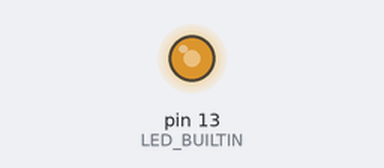
Simulated run of this sketch. Board: Arduino Uno, built with avr-gcc and run on an emulated ATmega328P. Shown: output pins drawn as LEDs (lit = HIGH). What the sketch prints to the serial monitor is not drawn.

Above: at 11.15 s.
Timing chart, 0 to 40.0 s (numbered marks = the images above):
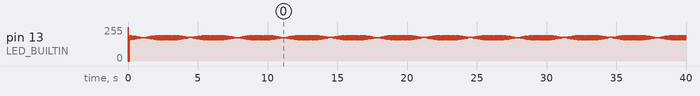

The sketch:

arduino.ino
```cpp
int incomingByte = 0; // for incoming serial data

void setup() {
  Serial.begin(115200); // opens serial port, sets data rate to 9600 bps
  pinMode(LED_BUILTIN, OUTPUT);
}

void loop() {
  Serial.write(0xFF);
  Serial.write(0xDD);
  if (Serial.read() != 0x00) {
    digitalWrite(LED_BUILTIN, LOW);
    delay(5);
    digitalWrite(LED_BUILTIN, HIGH);
  }
  delay(11);
}
```
